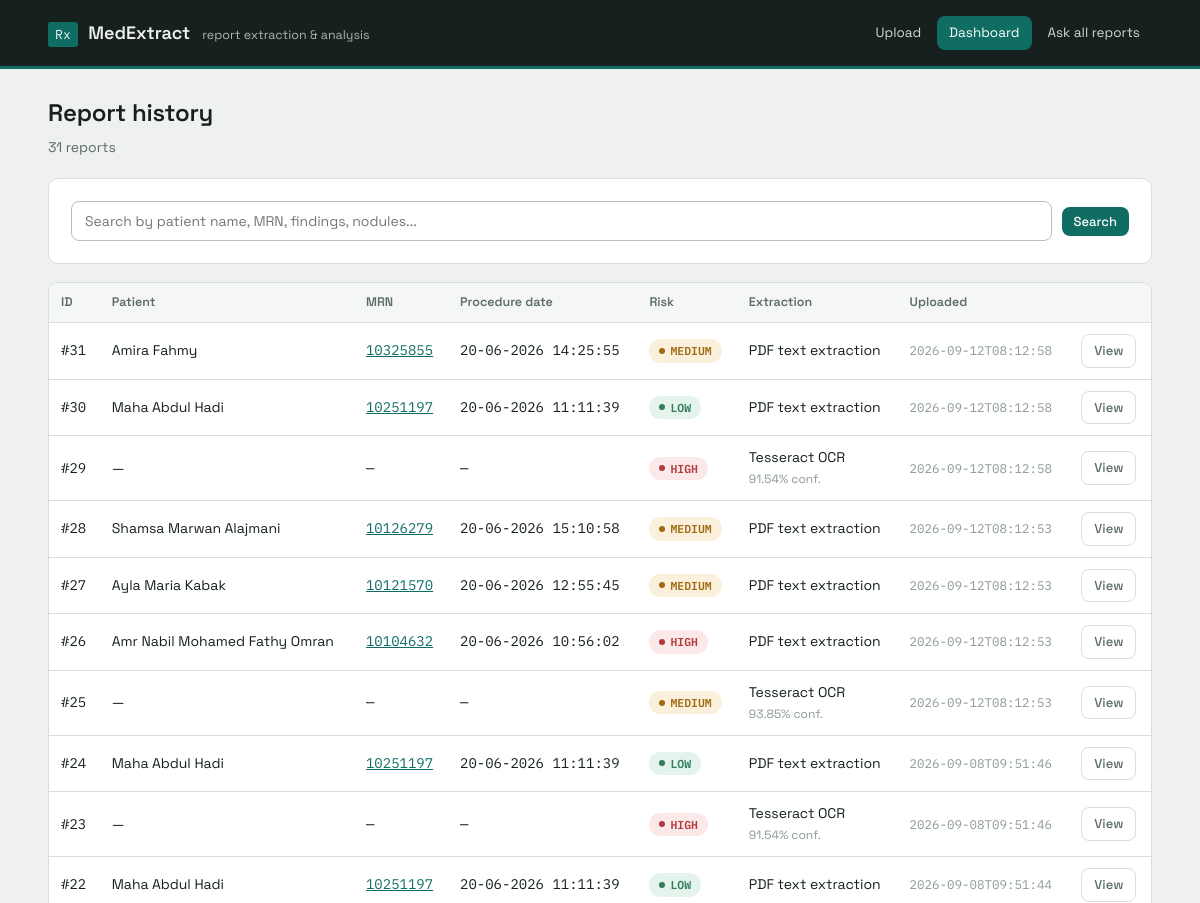
Page /dashboard (upper part) on the earlier database version.
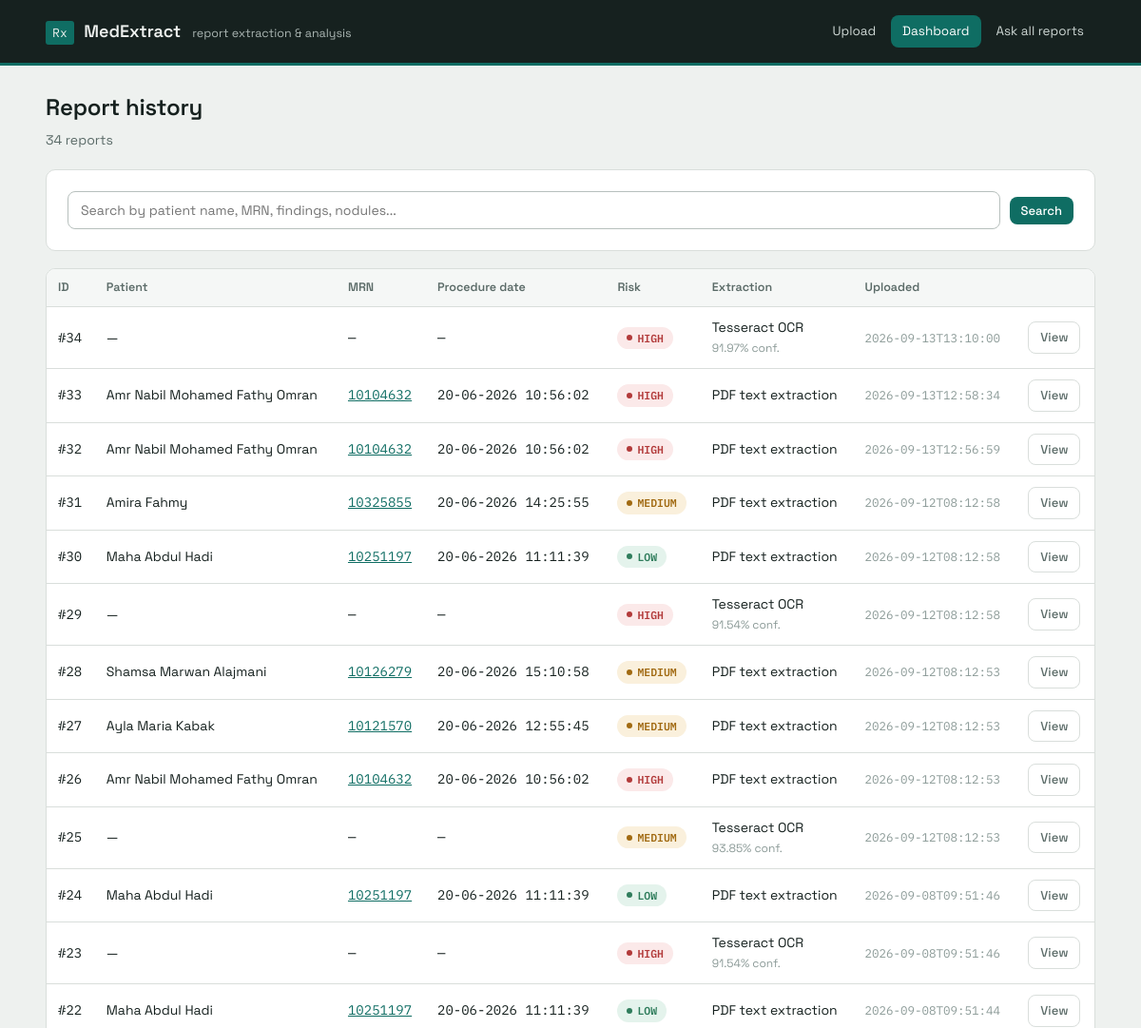
Same page on the later database version.
### tables this page shows
CREATE TABLE reports (
                id INTEGER PRIMARY KEY AUTOINCREMENT,
                original_filename TEXT,
                patient_name TEXT,
                mrn TEXT,
                age_gender TEXT,
                procedure_date TEXT,
                facility TEXT,
                extraction_method TEXT,
                ocr_confidence REAL,
                content_hash TEXT,
                report_json TEXT,
                extracted_text TEXT,
                risk_level TEXT,
                risk_flags TEXT,
                created_at TEXT
            );

### app.py (the view)
@app.route("/dashboard")
def dashboard():
    query = request.args.get("q", "").strip()
    reports = (
        database.search_reports(query)
        if query
        else database.get_all_reports()
    )
    return render_template(
        "dashboard.html", reports=reports, query=query
    )

### database.py (called while the page is built)
def get_connection():
    conn = sqlite3.connect(DB_PATH)
    conn.row_factory = sqlite3.Row
    return conn

def get_all_reports(limit=200):
    conn = get_connection()
    try:
        rows = conn.execute(
            "SELECT * FROM reports ORDER BY id DESC LIMIT ?", (limit,)
        ).fetchall()
        return [dict(r) for r in rows]
    finally:
        conn.close()

### templates/dashboard.html (shortened to what this page needs)
<!DOCTYPE html>
<html lang="en">
<head>
    <link rel="stylesheet" href="{{ url_for('static', filename='css/main.css') }}">
</head>
<body>
    {% include "_nav.html" %}
    <div class="page-head">
        <h1>Report history</h1>
        <p>{{ reports|length }} report{{ 's' if reports|length != 1 else '' }}{% if query %} matching "{{ query }}"{% endif %}</p>
    </div>
    <div class="container">
        <div class="card">
            <form class="toolbar" method="get" action="/dashboard">
                <input type="text" name="q" placeholder="Search by patient name, MRN, findings, nodules..." value="{{ query or '' }}">
                <button type="submit" class="btn btn-sm">Search</button>
            </form>
        </div>
        <div class="card card-flush">
            {% if reports %}
            <div class="table-wrapper">
                <table>
                    <tr>
                        <th>ID</th>
                        <th>Patient</th>
                        <th>MRN</th>
                        <th>Procedure date</th>
                        <th>Risk</th>
                        <th>Extraction</th>
                        <th>Uploaded</th>
                        <th></th>
                    </tr>
                    {% for r in reports %}
                    <tr class="clickable-row" onclick="window.location='/report/{{ r.id }}'">
                        <td class="data">#{{ r.id }}</td>
                        <td>{{ r.patient_name or '—' }}</td>
                        <td class="data">
                            {% if r.mrn %}
                            <a class="data" href="/trend/{{ r.mrn }}" onclick="event.stopPropagation()">{{ r.mrn }}</a>
                            {% else %}—{% endif %}
                        </td>
                        <td class="data">{{ r.procedure_date or '—' }}</td>
                        <td><span class="badge badge-{{ r.risk_level }}{{ ' pulse' if r.risk_level == 'HIGH' else '' }}">{{ r.risk_level }}</span></td>
                        <td>
                            {{ r.extraction_method or '—' }}
                            {% if r.ocr_confidence is not none %}
                                <br><span class="data" style="font-size:12px; color:var(--ink-faint);">{{ r.ocr_confidence }}% conf.</span>
                            {% endif %}
                        </td>
                        <td class="data" style="font-size:12.5px; color:var(--ink-faint);">{{ r.created_at[:19] if r.created_at else '' }}</td>
                        <td>
                            <a class="btn btn-quiet btn-sm" href="/report/{{ r.id }}" onclick="event.stopPropagation()">View</a>
                        </td>
                    </tr>
                    {% endfor %}
                </table>
            </div>
            {% endif %}
        </div>
    </div>
</body>
</html>

Differences in the rows shown:
added reports: id "34", patient_name "—", procedure_date "—", risk_level "HIGH", extraction_method "Tesseract OCR", ocr_confidence "91.97", created_at "2026-09-13T13:10:00"
added reports: id "33", patient_name "Amr Nabil Mohamed Fathy Omran", mrn "10104632", procedure_date "20-06-2026 10:56:02", risk_level "HIGH", extraction_method "PDF text extraction", created_at "2026-09-13T12:58:34"
added reports: id "32", patient_name "Amr Nabil Mohamed Fathy Omran", mrn "10104632", procedure_date "20-06-2026 10:56:02", risk_level "HIGH", extraction_method "PDF text extraction", created_at "2026-09-13T12:56:59"
Other differences:
{{ reports|length }}: "31" → "34"
